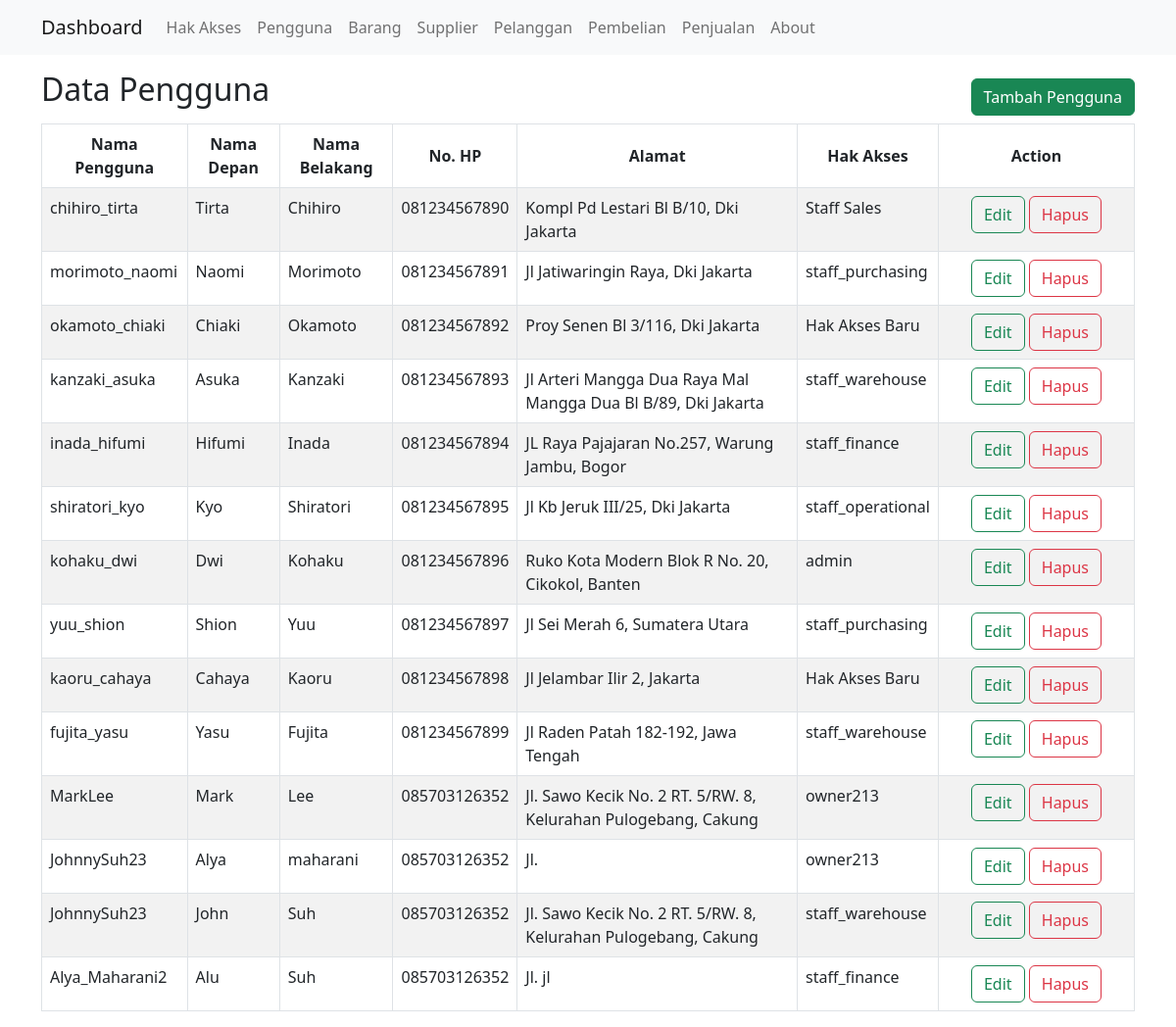
Page /public/pengguna on the committed database.
### tables this page shows
CREATE TABLE `pengguna` (
  `id_pengguna` bigint(20) NOT NULL,
  `nama_pengguna` varchar(100) NOT NULL,
  `password` varchar(255) NOT NULL,
  `nama_depan` varchar(100) NOT NULL,
  `nama_belakang` varchar(100) NOT NULL,
  `no_hp` varchar(13) DEFAULT NULL,
  `alamat` varchar(255) DEFAULT NULL,
  `id_akses` int(11) NOT NULL
);

CREATE TABLE `hak_akses` (
  `id_akses` int(11) NOT NULL,
  `nama_akses` varchar(100) DEFAULT NULL,
  `keterangan` varchar(255) DEFAULT NULL
);

### app/core/Controller.php (called while the page is built, shortened)
<?php
class Controller{
    public function view($view, $data = [])
    {
        require_once '../app/views/' . $view . '.php';
    }
    public function model($model)
    {
        return new $model;
    }
}

### app/controllers/Pengguna.php (called while the page is built, shortened)
<?php
    class Pengguna extends Controller {
    public function index(){
        $data['title'] = 'Data Pengguna';
        $data['pengguna'] = $this->model('PenggunaModel')->getAllPengguna();
        $this->view('pengguna/index', $data);
    }
}

### app/core/App.php (called while the page is built, shortened)
<?php
class App{
 protected $method = 'index';
 protected $params = [];
 public function __construct(){
    $this->controller = new $this->controller;
    call_user_func_array([$this->controller, $this->method], $this->params);
  }
}

### public/index.php (called while the page is built, shortened)
<?php
$app = new App;

### app/core/Database.php (called while the page is built, shortened)
<?php
  class Database{
    private $host = DB_HOST;
    private $user = DB_USER;
    private $pass = DB_PASS;
    private $dbnm = DB_NAME;
    private $dbh;
    private $stmt;
    public function __construct()
    {
      $dsn = 'mysql:host='. $this->host .';dbname='. $this->dbnm;
      $option = [
        PDO::ATTR_PERSISTENT => true,
        PDO::ATTR_ERRMODE => PDO::ERRMODE_EXCEPTION
      ];
      try{
        $this->dbh = new PDO($dsn,$this->user,$this->pass, $option);
      }catch(PDOException $e){
        die($e->getMessage());
      }
    }
    public function query($query)
    {
      $this->stmt = $this->dbh->prepare($query);
    }
    public function execute()
    {
      $this->stmt->execute();
    }
    public function resultSet()
    {
      $this->execute();
      return $this->stmt->fetchAll(PDO::FETCH_ASSOC);
    }
  }

### app/models/PenggunaModel.php (called while the page is built, shortened)
<?php
   class PenggunaModel {
      private $table = 'pengguna';
      private $db;
      public function __construct()
      {
         $this->db = new Database;
      }
      public function getAllPengguna()
      {
         $this->db->query('SELECT * FROM  ' . $this->table . ' INNER JOIN hak_akses ON '. $this->table . '.id_akses = hak_akses.id_akses');
         return $this->db->resultSet();
      }
   }

### app/views/pengguna/index.php (the view)
<div class="container mt-3">
    <div class="row">
        <div class="col-12">
            <div class="row">
                <div class="col-6">
                    <h2><?= $data['title'];?></h2>
                </div>
                <div class="col-6 text-end mb-2">
                    <a href="<?= BASEURL; ?>/pengguna/create" class="btn btn-success mt-2">Tambah Pengguna</a>
                </div>
            </div>
                <ul class="list-group">
                    <table class="table table-bordered table-striped">
                        <thead>
                            <tr class="align-middle">
                                <th scope="col" class="text-center">Nama Pengguna</th>
                                <th scope="col" class="text-center">Nama Depan</th>
                                <th scope="col" class="text-center">Nama Belakang</th>
                                <th scope="col" class="text-center">No. HP</th>
                                <th scope="col" class="text-center">Alamat</th>
                                <th scope="col" class="text-center">Hak Akses</th>
                                <th scope="col" class="text-center" width="200px">Action</th>
                            </tr>
                        </thead>
                        <tbody>
                            <?php foreach ($data['pengguna'] as $pengguna) :?>
                                <tr>
                                    <td> <?= $pengguna['nama_pengguna'];?> </td>
                                    <td> <?= $pengguna['nama_depan'];?> </td>
                                    <td> <?= $pengguna['nama_belakang'];?> </td>
                                    <td> <?= $pengguna['no_hp'];?> </td>
                                    <td> <?= $pengguna['alamat'];?> </td>
                                    <td> <?= $pengguna['nama_akses'];?> </td>
                                    <td>
                                        <div class="text-center">
                                            <a href="<?= BASEURL; ?>/pengguna/edit/<?= $pengguna['id_pengguna'] ?>" class="btn btn-outline-success">Edit</a>
                                            <a href="<?= BASEURL; ?>/pengguna/delete/<?= $pengguna['id_pengguna'] ?>" class="btn btn-outline-danger">Hapus</a>
                                        </div>
                                    </td>
                                </tr>
                            <?php endforeach; ?>
                        </tbody>
                    </table>
                </ul>
        </div>
    </div>
</div>

### rows in the picture
pengguna: nama_pengguna "chihiro_tirta", nama_depan "Tirta", nama_belakang "Chihiro", no_hp "081234567890", alamat "Kompl Pd Lestari Bl B/10, Dki Jakarta", id_akses.nama_akses "Staff Sales"
pengguna: nama_pengguna "morimoto_naomi", nama_depan "Naomi", nama_belakang "Morimoto", no_hp "081234567891", alamat "Jl Jatiwaringin Raya, Dki Jakarta", id_akses.nama_akses "staff_purchasing"
pengguna: nama_pengguna "okamoto_chiaki", nama_depan "Chiaki", nama_belakang "Okamoto", no_hp "081234567892", alamat "Proy Senen Bl 3/116, Dki Jakarta", id_akses.nama_akses "Hak Akses Baru"
pengguna: nama_pengguna "kanzaki_asuka", nama_depan "Asuka", nama_belakang "Kanzaki", no_hp "081234567893", alamat "Jl Arteri Mangga Dua Raya Mal Mangga Dua Bl B/89, Dki Jakarta", id_akses.nama_akses "staff_warehouse"
pengguna: nama_pengguna "inada_hifumi", nama_depan "Hifumi", nama_belakang "Inada", no_hp "081234567894", alamat "JL Raya Pajajaran No.257, Warung Jambu, Bogor", id_akses.nama_akses "staff_finance"
pengguna: nama_pengguna "shiratori_kyo", nama_depan "Kyo", nama_belakang "Shiratori", no_hp "081234567895", alamat "Jl Kb Jeruk III/25, Dki Jakarta", id_akses.nama_akses "staff_operational"
pengguna: nama_pengguna "kohaku_dwi", nama_depan "Dwi", nama_belakang "Kohaku", no_hp "081234567896", alamat "Ruko Kota Modern Blok R No. 20, Cikokol, Banten", id_akses.nama_akses "admin"
pengguna: nama_pengguna "yuu_shion", nama_depan "Shion", nama_belakang "Yuu", no_hp "081234567897", alamat "Jl Sei Merah 6, Sumatera Utara", id_akses.nama_akses "staff_purchasing"
pengguna: nama_pengguna "kaoru_cahaya", nama_depan "Cahaya", nama_belakang "Kaoru", no_hp "081234567898", alamat "Jl Jelambar Ilir 2, Jakarta", id_akses.nama_akses "Hak Akses Baru"
pengguna: nama_pengguna "fujita_yasu", nama_depan "Yasu", nama_belakang "Fujita", no_hp "081234567899", alamat "Jl Raden Patah 182-192, Jawa Tengah", id_akses.nama_akses "staff_warehouse"
pengguna: nama_pengguna "MarkLee", nama_depan "Mark", nama_belakang "Lee", no_hp "085703126352", alamat "Jl. Sawo Kecik No. 2 RT. 5/RW. 8, Kelurahan Pulogebang, Cakung", id_akses.nama_akses "owner213"
pengguna: nama_pengguna "JohnnySuh23", nama_depan "Alya", nama_belakang "maharani", no_hp "085703126352", alamat "Jl.", id_akses.nama_akses "owner213"
pengguna: nama_pengguna "JohnnySuh23", nama_depan "John", nama_belakang "Suh", no_hp "085703126352", alamat "Jl. Sawo Kecik No. 2 RT. 5/RW. 8, Kelurahan Pulogebang, Cakung", id_akses.nama_akses "staff_warehouse"
pengguna: nama_pengguna "Alya_Maharani2", nama_depan "Alu", nama_belakang "Suh", no_hp "085703126352", alamat "Jl. jl", id_akses.nama_akses "staff_finance"

### other values in the picture
$data['title'] "Data Pengguna"
